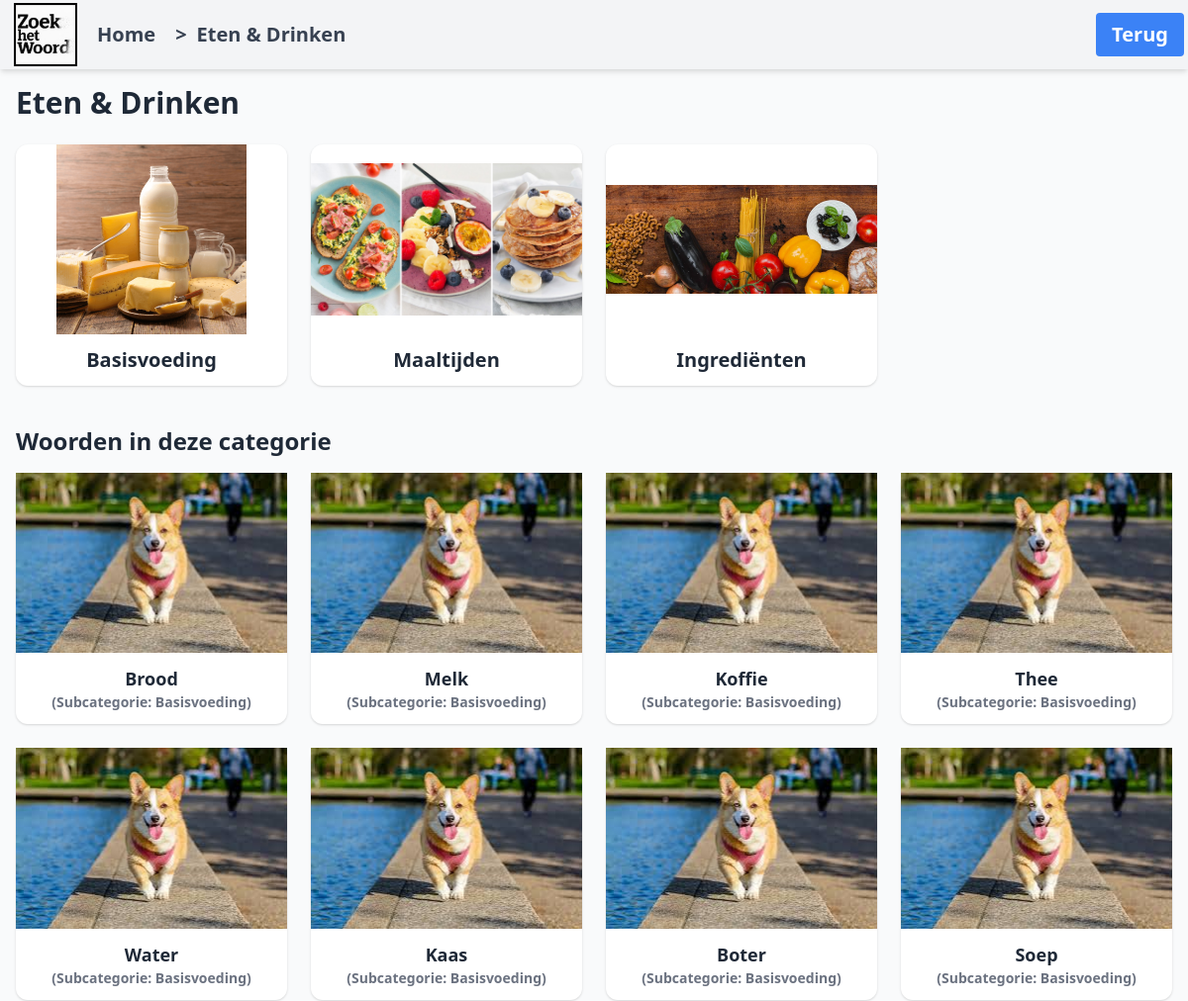
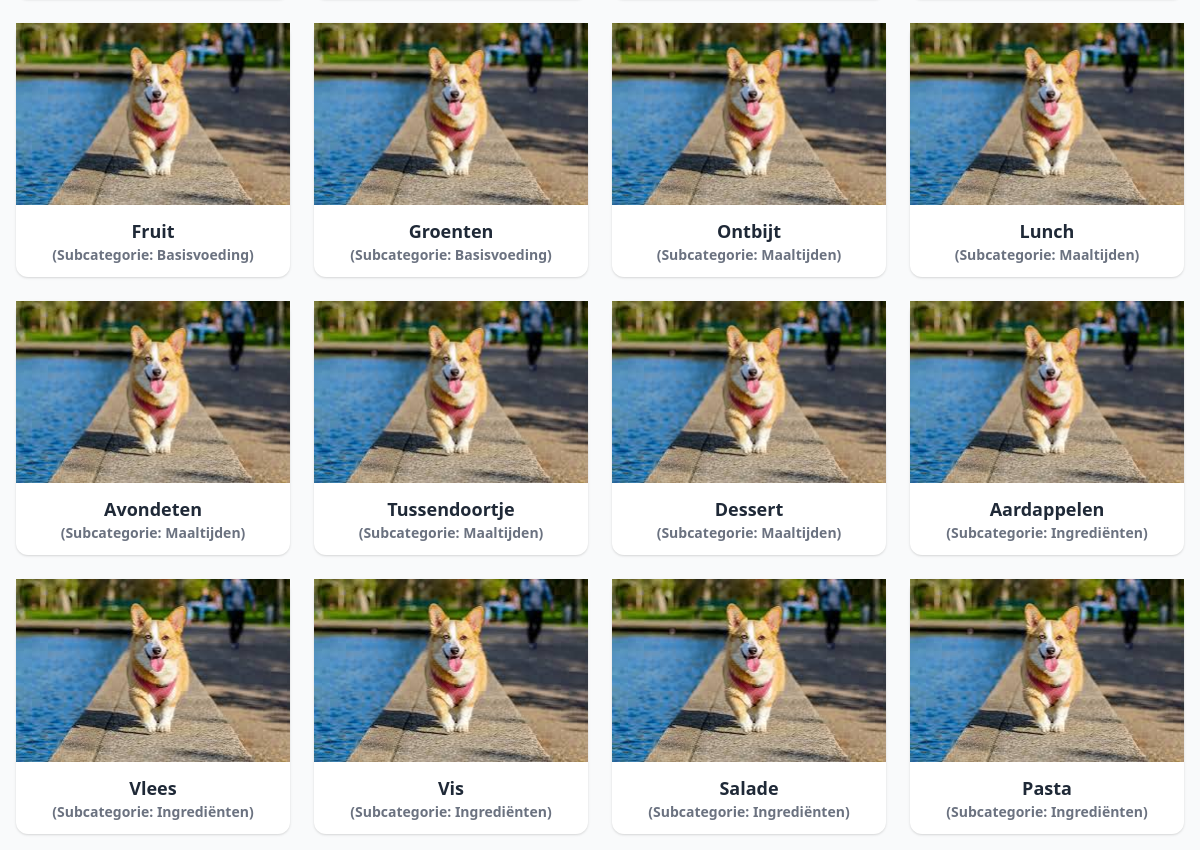
Screenshot of /category/3/ with the database file from the repository (2 pictures, top to bottom).
### ftwapp/models.py (models this page shows, shortened)
class Category(models.Model):
    name = models.CharField(max_length=100)
    image = models.ImageField(upload_to='categories/')
    parent = models.ForeignKey('self', null=True, blank=True, related_name='child_categories', on_delete=models.CASCADE)

class Subcategory(models.Model):
    name = models.CharField(max_length=200)
    category = models.ForeignKey(Category, related_name='subcategories', on_delete=models.CASCADE)
    image = models.ImageField(upload_to='subcategories/', blank=True, null=True)

class Word(models.Model):
    name = models.CharField(max_length=100)
    image = models.ImageField(upload_to='words/', blank=True, null=True)
    category = models.ForeignKey(Category, on_delete=models.CASCADE,related_name='words', null=True, blank=True)
    subcategory = models.ForeignKey(Subcategory, on_delete=models.CASCADE, related_name='words', null=True, blank=True)
    description = models.TextField(blank=True, null=True)

### ftwapp/views.py (the view)
# urls.py: path('category/<int:category_id>/', views.category_detail, name='category_detail'),
def category_detail(request, category_id):
    category = get_object_or_404(Category, id=category_id)
    subcategories = category.subcategories.all()
    direct_words = Word.objects.filter(category=category)
    subcategory_words = Word.objects.filter(subcategory__in=subcategories)
    words = direct_words | subcategory_words
    words = words.distinct()
    return render(request, 'category_detail.html', {
        'category': category,
        'subcategories': subcategories,
        'words': words,
    })

### ftwapp/templates/category_detail.html (shortened to what this page needs)
{% extends "base.html" %}
{% load static %}
{% block nav_button %}
<a href="{% url 'home' %}" class="bg-blue-500 text-white px-4 py-2 rounded hover:bg-blue-600 transition">Terug</a>
{% endblock %}
{% block breadcrumbs %}
<div class="breadcrumbs">
    <a href="{% url 'category_detail' category.pk %}"><span>&gt;</span>{{ category.name }}</a>
</div>
{% endblock %}
{% block content %}
<h1 class="text-3xl font-bold mb-6">{{ category.name }}</h1>
<div class="grid grid-cols-1 sm:grid-cols-2 md:grid-cols-3 lg:grid-cols-4 gap-6">
    {% for subcategory in subcategories %}
    <a href="{% url 'subcategory_detail' subcategory.pk %}"
        class="flex flex-col bg-white rounded-xl shadow hover:scale-105 transition transform duration-200">
        {% if subcategory.image %}
        <div class="w-full h-48 bg-center bg-contain bg-no-repeat"
            style="background-image: url('{{ subcategory.image.url }}');"></div>
        {% else %}
        <img src="{% static 'images/default.jpg' %}" alt="">
        {% endif %}
        <div class="text-center text-xl font-bold py-3">{{ subcategory.name }}</div>
    </a>
    {% endfor %}
</div>
{% if words %}
<h2 class="text-2xl font-bold mt-10 mb-4">Woorden in deze categorie</h2>
<div class="grid grid-cols-1 sm:grid-cols-2 md:grid-cols-3 lg:grid-cols-4 gap-6">
    {% for word in words %}
    <a href="{% url 'word_detail' word.pk %}"
        class="flex flex-col bg-white rounded-xl shadow hover:scale-105 transition transform duration-200">
        {% if word.image %}
        <div class="w-full h-48 bg-center bg-contain bg-no-repeat"
            style="background-image: url('{{ word.image.url }}');"></div>
        {% else %}
        <img src="{% static 'images/default.jpg' %}" alt="">
        {% endif %}
        <div class="text-center text-lg font-bold py-3">
            {{ word.name }}
            {% if word.subcategory %}
            <div class="text-sm text-gray-500">(Subcategorie: {{ word.subcategory.name }})</div>
            {% endif %}
        </div>
    </a>
    {% endfor %}
</div>
{% else %}
<p class="mt-6 text-gray-600">Geen woorden gevonden in deze categorie.</p>
{% endif %}
{% endblock %}

### static/styles.css (style rules this page uses)
nav a, nav button { font-size: 20px; padding: 12px 10px; text-decoration: none; border: none; background: none; cursor: pointer; color: inherit; }
.breadcrumbs { display: flex; align-items: center; gap: 4px; }
.breadcrumbs a { display: flex; align-items: center; gap: 10px; text-decoration: none; color: inherit; }
.breadcrumbs span { font-size: 20px; }

### rows the page displays
Category: name "Eten & Drinken"
Subcategory: image (picture), name "Basisvoeding"
Subcategory: image (picture), name "Maaltijden"
Subcategory: image (picture), name "Ingrediënten"
Word: name "Brood", subcategory.name "Basisvoeding"
Word: name "Melk", subcategory.name "Basisvoeding"
Word: name "Koffie", subcategory.name "Basisvoeding"
Word: name "Thee", subcategory.name "Basisvoeding"
Word: name "Water", subcategory.name "Basisvoeding"
Word: name "Kaas", subcategory.name "Basisvoeding"
Word: name "Boter", subcategory.name "Basisvoeding"
Word: name "Soep", subcategory.name "Basisvoeding"
Word: name "Fruit", subcategory.name "Basisvoeding"
Word: name "Groenten", subcategory.name "Basisvoeding"
Word: name "Ontbijt", subcategory.name "Maaltijden"
Word: name "Lunch", subcategory.name "Maaltijden"
Word: name "Avondeten", subcategory.name "Maaltijden"
Word: name "Tussendoortje", subcategory.name "Maaltijden"
Word: name "Dessert", subcategory.name "Maaltijden"
Word: name "Aardappelen", subcategory.name "Ingrediënten"
Word: name "Vlees", subcategory.name "Ingrediënten"
Word: name "Vis", subcategory.name "Ingrediënten"
Word: name "Salade", subcategory.name "Ingrediënten"
Word: name "Pasta", subcategory.name "Ingrediënten"
